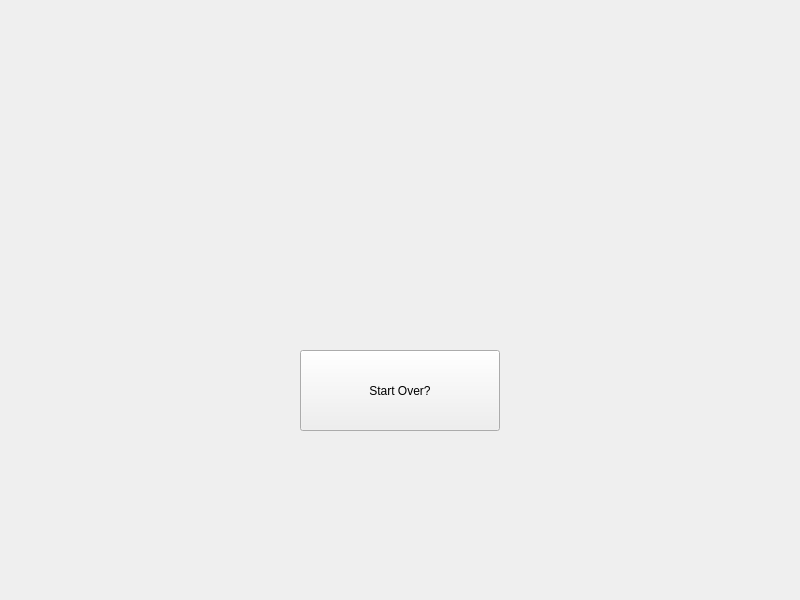
<?xml version="1.0" encoding="UTF-8"?>
<ui version="4.0">
 <class>GameOverWidget</class>
 <widget class="QWidget" name="GameOverWidget">
  <property name="geometry">
   <rect>
    <x>0</x>
    <y>0</y>
    <width>800</width>
    <height>600</height>
   </rect>
  </property>
  <property name="minimumSize">
   <size>
    <width>800</width>
    <height>600</height>
   </size>
  </property>
  <property name="maximumSize">
   <size>
    <width>800</width>
    <height>600</height>
   </size>
  </property>
  <property name="windowTitle">
   <string>Form</string>
  </property>
  <widget class="QPushButton" name="startOverButton">
   <property name="geometry">
    <rect>
     <x>300</x>
     <y>350</y>
     <width>200</width>
     <height>81</height>
    </rect>
   </property>
   <property name="text">
    <string>Start Over?</string>
   </property>
  </widget>
 </widget>
 <resources/>
 <connections/>
</ui>
